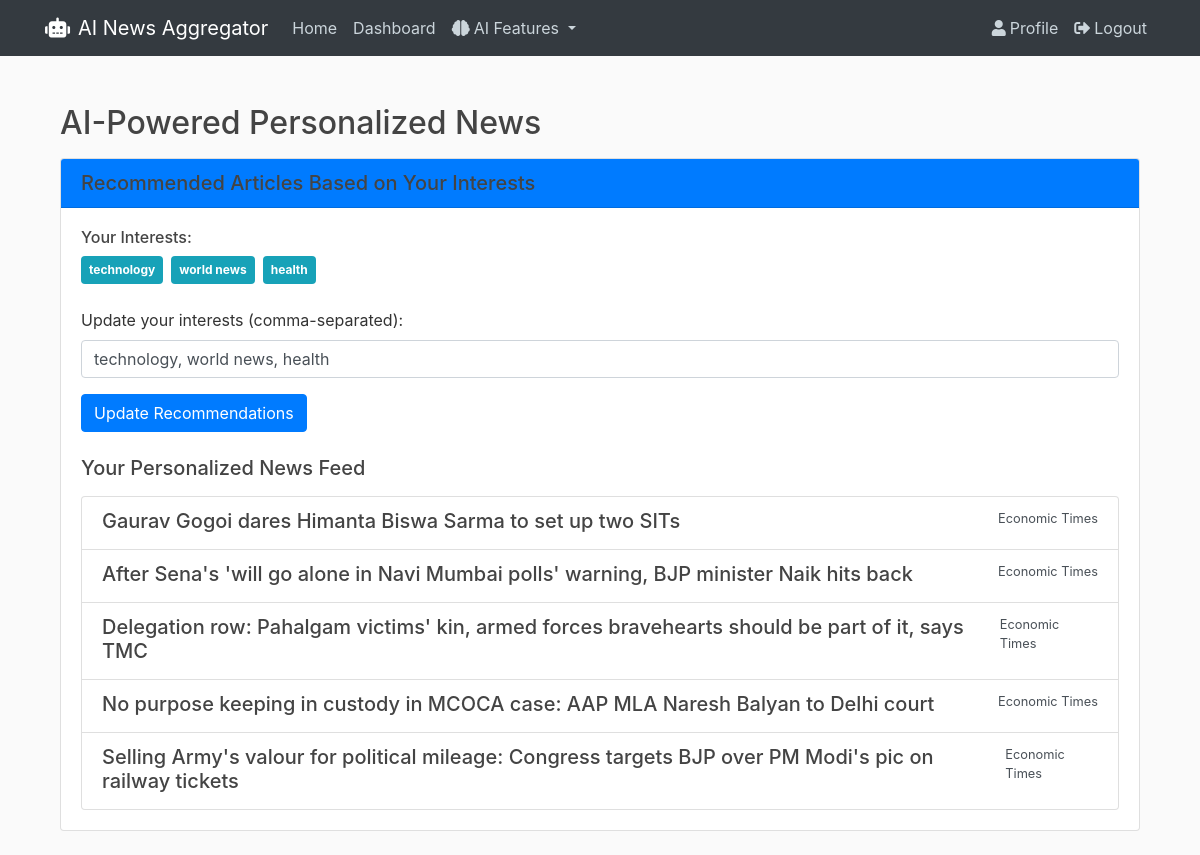
The app's page /ai/personalized/ (signed in) with its own data.
### news/models.py (models this page shows, shortened)
class PHeadline(models.Model):
    title = models.CharField(max_length=200)
    image = models.URLField(null = True, blank = True)
    url = models.TextField()
    source = models.CharField(max_length=200,null = True,blank=True)

### ai_news/views.py (the view)
# urls.py: path('personalized/', views.personalized_news, name='personalized_news'),
@login_required
def personalized_news(request):
    user_interests = request.GET.get('interests', '').split(',')
    user_interests = [interest.strip() for interest in user_interests if interest.strip()]
    if not user_interests:
        user_interests = ['technology', 'world news', 'health']
    all_headlines = list(Headline.objects.all()[:10])
    all_headlines.extend(list(EHeadline.objects.all()[:10]))
    all_headlines.extend(list(SHeadline.objects.all()[:10]))
    all_headlines.extend(list(PHeadline.objects.all()[:10]))
    all_headlines.extend(list(LHeadline.objects.all()[:10]))
    all_headlines.extend(list(ENHeadline.objects.all()[:10]))
    formatted_headlines = [
        {
            'title': h.title,
            'url': h.url,
            'source': h.source or 'Unknown'
        } for h in all_headlines
    ]
    recommended_headlines = gemini_client.personalize_recommendations(
        user_interests, formatted_headlines
    )
    if request.headers.get('X-Requested-With') == 'XMLHttpRequest':
        return JsonResponse({
            'success': True,
            'recommendations': recommended_headlines
        })
    return render(request, 'ai_news/personalized.html', {
        'recommendations': recommended_headlines,
        'interests': user_interests
    })

### ai_news/gemini_api.py (called while the page is built)
    def generate_content(self, prompt: str) -> Dict[str, Any]:
        url = f"{self.BASE_URL}/{self.model_name}:generateContent?key={self.api_key}"
        payload = {
            "contents": [
                {
                    "parts": [
                        {"text": prompt}
                    ]
                }
            ]
        }
        headers = {
            "Content-Type": "application/json"
        }
        try:
            response = requests.post(url, headers=headers, data=json.dumps(payload))
            response.raise_for_status()  # Raise exception for HTTP errors
            return response.json()
        except requests.exceptions.RequestException as e:
            return {"error": str(e)}

### ai_news/templates/ai_news/personalized.html (shortened to what this page needs)
{% extends "news/base.html" %}
{% load static %}
{% block content %}
<div class="container mt-4">
    <div class="row mb-4">
        <div class="col-md-12">
            <h2 class="mb-3">AI-Powered Personalized News</h2>
            <div class="card">
                <div class="card-header bg-primary text-white">
                    <h5 class="mb-0">Recommended Articles Based on Your Interests</h5>
                </div>
                <div class="card-body">
                    <div class="mb-4">
                        <h6>Your Interests:</h6>
                        <div class="d-flex flex-wrap">
                            {% for interest in interests %}
                                <span class="badge badge-info mr-2 mb-2 p-2">{{ interest }}</span>
                            {% endfor %}
                        </div>
                        <form id="interestsForm" class="mt-3">
                            <div class="form-group">
                                <label for="interestsInput">Update your interests (comma-separated):</label>
                                <input type="text" class="form-control" id="interestsInput" name="interests" placeholder="technology, sports, health, ..." value="{{ interests|join:', ' }}">
                            </div>
                            <button type="submit" class="btn btn-primary">Update Recommendations</button>
                        </form>
                    </div>
                    <h5 class="mt-4 mb-3">Your Personalized News Feed</h5>
                    <div class="list-group">
                        {% for article in recommendations %}
                            <a href="{{ article.url }}" class="list-group-item list-group-item-action" target="_blank">
                                <div class="d-flex w-100 justify-content-between">
                                    <h5 class="mb-1">{{ article.title }}</h5>
                                    <small>{{ article.source }}</small>
                                </div>
                            </a>
                        {% empty %}
                            <div class="list-group-item">No personalized recommendations available</div>
                        {% endfor %}
                    </div>
                </div>
            </div>
        </div>
    </div>
</div>
{% endblock %}

### news/templates/news/base.html (shortened to what this page needs)
{% load static %}
<!DOCTYPE html>
<html>
<head>
    <link rel="stylesheet" href="https://stackpath.bootstrapcdn.com/bootstrap/4.3.1/css/bootstrap.min.css">
    <link rel="stylesheet" href="https://cdnjs.cloudflare.com/ajax/libs/font-awesome/5.15.4/css/all.min.css">
    <link rel="stylesheet" type="text/css" href="{% static 'news/main.css' %}">
</head>
<body>
    <header class="site-header">
      <nav class="navbar navbar-expand-md navbar-dark bg-dark fixed-top">
        <div class="container">
          <a class="navbar-brand" href="{% url 'starter' %}">
            <i class="fas fa-robot mr-2"></i>AI News Aggregator
          </a>
          <div class="collapse navbar-collapse" id="navbarToggle">
            <div class="navbar-nav mr-auto">
              {% if user.is_authenticated %}
                <a class="nav-item nav-link" href="{% url 'starter' %}">Home</a>
                <a class="nav-item nav-link" href="{% url 'menu' %}">Dashboard</a>
                <div class="nav-item dropdown">
                  <a class="nav-link dropdown-toggle" href="#" id="aiDropdown" role="button" data-toggle="dropdown" aria-haspopup="true" aria-expanded="false">
                    <i class="fas fa-brain mr-1"></i>AI Features
                  </a>
                </div>
              {% else %}
                <a class="nav-item nav-link" href="{% url 'starter' %}">Home</a>
              {% endif %}
            </div>
            <div class="navbar-nav">
              {% if user.is_authenticated %}
                <a class="nav-item nav-link" href="{% url 'profile' %}">
                  <i class="fas fa-user mr-1"></i>Profile
                </a>
                <a class="nav-item nav-link" href="{% url 'logout' %}">
                  <i class="fas fa-sign-out-alt mr-1"></i>Logout
                </a>
              {% endif %}
            </div>
          </div>
        </div>
      </nav>
    </header>
    <main role="main" class="container">
      <div class="row">
        <div class="col-md-12">
          {% block content %}{% endblock %}
        </div>
      </div>
    </main>
</body>
</html>

### news/static/news/main.css (style rules this page uses)
body { background: #fafafa; color: #333333; margin-top: 5rem; }
h1, h2, h3, h4, h5, h6 { color: #444444; }
.site-header .navbar-nav .nav-link { color: #cbd5db; }

### records on screen
PHeadline: title "Gaurav Gogoi dares Himanta Biswa Sarma to set up two SITs", source "Economic Times"
PHeadline: title "After Sena's 'will go alone in Navi Mumbai polls' warning, BJP minister Naik hits back", source "Economic Times"
PHeadline: title "Delegation row: Pahalgam victims' kin, armed forces bravehearts should be part of it, says TMC", source "Economic Times"
PHeadline: title "No purpose keeping in custody in MCOCA case: AAP MLA Naresh Balyan to Delhi court", source "Economic Times"
PHeadline: title "Selling Army's valour for political mileage: Congress targets BJP over PM Modi's pic on railway tickets", source "Economic Times"

### other values on screen
{{ interest }} "technology" "world news" "health"
